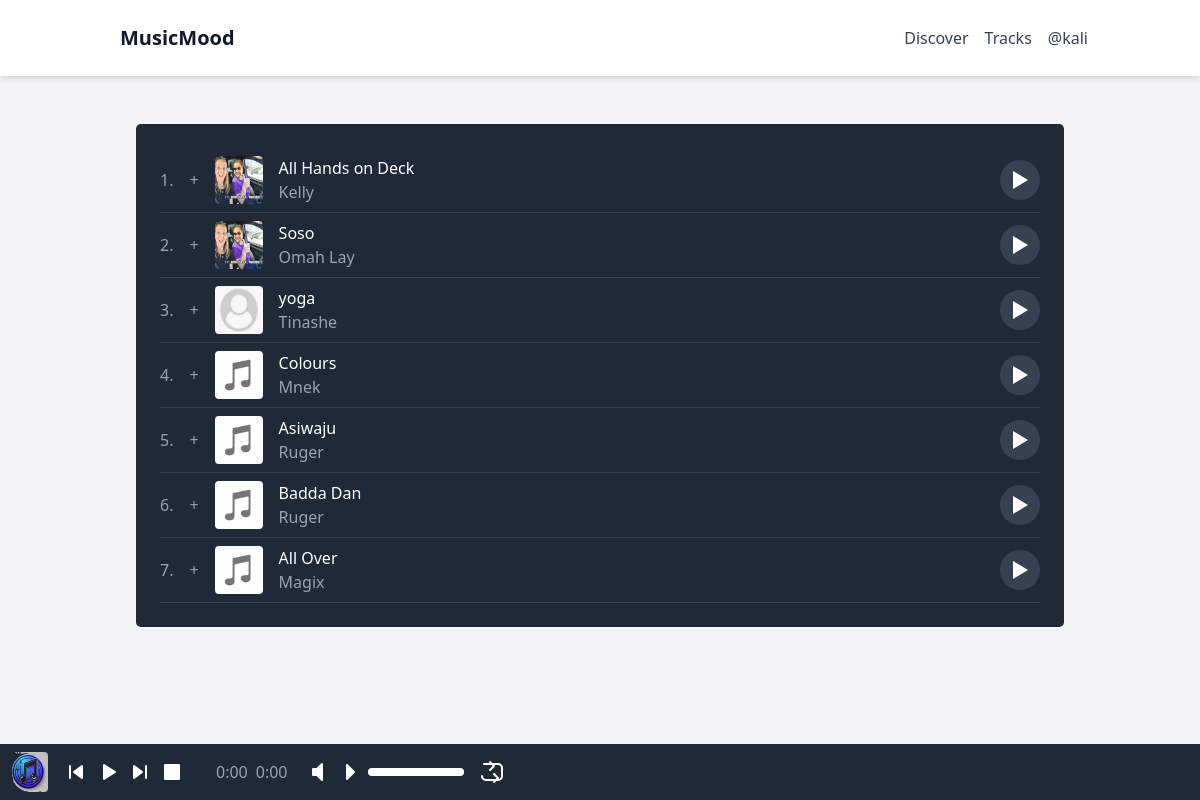
The app's page /song/song_list (signed in), older data.
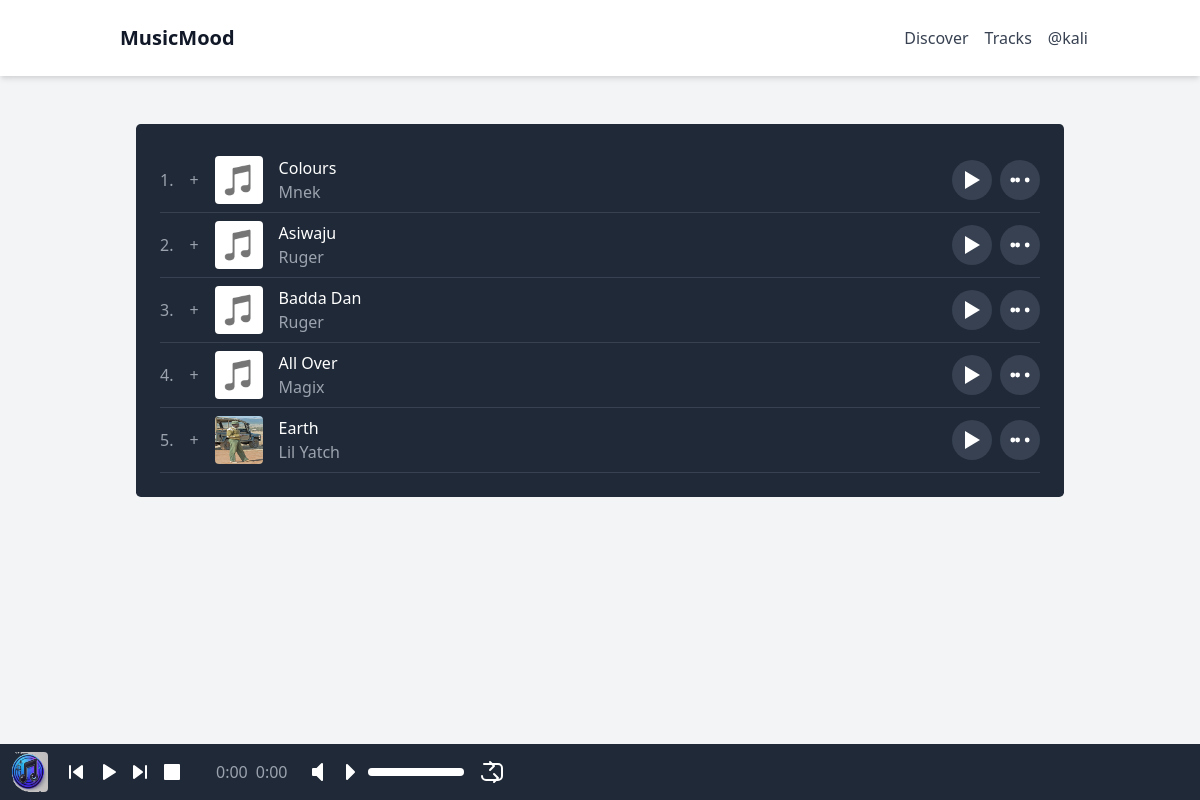
The same page, newer data.
### app/models.py (models this page shows, shortened)
class Users(db.Model, UserMixin):
    id = db.Column(db.String(36), primary_key=True, default=lambda: str(uuid.uuid4()))
    username = db.Column(db.String(20), nullable=False, unique=True)
    name = db.Column(db.String(200), nullable=False)
    email = db.Column(db.String(120), nullable=False, unique=True)
    favorite_color = db.Column(db.String(120))
    date_added = db.Column(db.DateTime, nullable=False, default=datetime.utcnow)
    profile_pic = db.Column(db.String(255), nullable=True)
    is_admin = db.Column(db.Boolean, default=False)
    is_creater = db.Column(db.Boolean, default=False)
    playlists = db.relationship('Playlist', back_populates='user', cascade='all, delete-orphan')
    password_hash = db.Column(db.String(256))

class Song(db.Model):
    id = db.Column(db.String(36), primary_key=True, default=lambda: str(uuid.uuid4()))
    title = db.Column(db.String(100), nullable=False)
    artist = db.Column(db.String(100), nullable=False)
    album = db.Column(db.String(100), nullable=True)
    genre = db.Column(db.String(50), nullable=True)
    release_date = db.Column(db.Date, nullable=True)
    date_added = db.Column(db.DateTime, nullable=False, default=datetime.utcnow)
    song_file = db.Column(db.String(255), nullable=False)
    song_profile = db.Column(db.String(255), nullable=True)

### app/routes.py (the view)
@main.route('/song/song_list')
@login_required
def songs():
    songs = Song.query.all()
    return render_template('songs.html', songs=songs)

### app/__init__.py (called while the page is built)
def create_app():
    app = Flask(__name__)
    app.config.from_object(Config)
    db.init_app(app)
    migrate = Migrate(app, db)
    from .routes import main
    from .auth import auth  # Import the auth Blueprint
    app.register_blueprint(main)
    app.register_blueprint(auth, url_prefix='/auth')  # Register the auth Blueprint with a URL prefix
    login_manager = LoginManager()
    login_manager.init_app(app)
    login_manager.login_view = 'auth.login'
    @login_manager.user_loader
    def load_user(user_id):
        return Users.query.get(str(user_id))
    @app.errorhandler(404)
    def page_not_found(e):
        return render_template('404.html'), 404
    return app

### app/templates/songs.html (shortened to what this page needs)
{% extends 'base.html' %}
{% block content %}
<main class="p-4">
    <div class="song-list bg-gray-800 p-4 rounded-lg">
        {% for song in songs %}
        <div class="song-item flex items-center justify-between py-2 border-b border-gray-700">
            <div class="flex items-center space-x-4">
                <span class="text-gray-400">{{ loop.index }}.</span>
                <button class="text-gray-400">+</button>
                <img src="{{ url_for('static', filename=song.song_profile if song.song_profile else 'img/default.png') }}" alt="Song Cover" class="w-12 h-12 rounded">
                <div>
                    <p class="text-white">{{ song.title }}</p>
                    <p class="text-gray-400">{{ song.artist }}</p>
                </div>
            </div>
            <div class="flex items-center space-x-2 relative">
                <button class="text-white bg-gray-700 hover:bg-gray-600 rounded-full p-2 play-button" data-url="{{ url_for('static', filename=song.song_file) }}" data-title="{{ song.title }}" data-artist="{{ song.artist }}">
                    <svg xmlns="http://www.w3.org/2000/svg" class="h-6 w-6" fill="currentColor" viewBox="0 0 24 24">
                        <path d="M5 3v18l15-9-15-9z" />
                    </svg>
                </button>
                {% if current_user.is_admin %}
                <div class="relative inline-block text-left">
                    <button type="button" class="inline-flex justify-center w-full rounded-full bg-gray-700 text-white p-2 focus:outline-none" id="menu-button-{{ loop.index }}" aria-expanded="true" aria-haspopup="true">
                        <svg xmlns="http://www.w3.org/2000/svg" class="h-6 w-6" fill="currentColor" viewBox="0 0 20 20">
                            <path d="M6 10a2 2 0 104 0 2 2 0 00-4 0zm-2-2a2 2 0 110 4 2 2 0 010-4zm12 0a2 2 0 110 4 2 2 0 010-4z" />
                        </svg>
                    </button>
                </div>
                {% endif %}
            </div>
        </div>
        {% endfor %}
    </div>
</main>
{% endblock %}

### app/templates/base.html (shortened to what this page needs)
<!DOCTYPE html>
<html lang="en">
<head>
    <link href="https://stackpath.bootstrapcdn.com/bootstrap/4.5.2/css/bootstrap.min.css" rel="stylesheet">
    <link href="https://cdn.jsdelivr.net/npm/tailwindcss@2.2.19/dist/tailwind.min.css" rel="stylesheet">
</head>
<body class="bg-gray-100 text-gray-900 flex flex-col min-h-screen">
    <header class="bg-white shadow-md w-full">
        <div class="container mx-auto flex justify-between items-center p-4">
            <div class="logo flex items-center">
                <a href="{{ url_for('main.songs') }}" class="text-xl font-semibold ml-2">MusicMood</a>
            </div>
            <nav class="flex items-center space-x-4">
                <a href="{{ url_for('main.songs')}}" class="text-gray-700 hover:text-gray-900">Discover</a>
                <a href="{{ url_for('main.songs')}}" class="text-gray-700 hover:text-gray-900">Tracks</a>
                {% if current_user.is_authenticated %}
                    <a href="{{ url_for('auth.profile')}}" class="text-gray-700 hover:text-gray-900">@{{ current_user.username }}</a>
                {% endif %}
            </nav>
        </div>
    </header>
    <div id="content" class="flex-grow container mx-auto p-4">
        {% block content %}
        {% endblock %}
    </div>
    <footer class="fixed bottom-0 left-0 w-full bg-gray-800 p-2 flex items-center justify-between z-50">
        <div id="jp_container" class="jp-audio flex items-center w-full" role="application" aria-label="media player">
            <div class="flex items-center space-x-4">
                <div class="flex items-center space-x-4">
                    <img id="jp_cover" src="{{ url_for('static', filename='img/default.png') }}" alt="Cover Image" class="h-10 w-10 rounded">
                </div>
                <div class="jp-controls flex items-center space-x-2 mx-auto">
                    <button class="jp-previous text-white focus:outline-none" role="button" tabindex="0" aria-label="Previous">
                        <svg width="24" height="24" fill="none">
                            <path d="M10 12l8-6v12l-8-6Z" fill="currentColor" stroke="currentColor" stroke-width="2" stroke-linecap="round" stroke-linejoin="round" />
                            <path d="M6 6v12" stroke="currentColor" stroke-width="2" stroke-linecap="round" stroke-linejoin="round" />
                        </svg>
                    </button>
                    <button class="jp-play text-white focus:outline-none" role="button" tabindex="0" aria-label="Play">
                        <svg width="24" height="24" fill="none">
                            <path d="M8 5v14l11-7L8 5z" fill="currentColor" stroke="currentColor" stroke-width="2" stroke-linecap="round" stroke-linejoin="round" />
                        </svg>
                    </button>
                    <button class="jp-next text-white focus:outline-none" role="button" tabindex="0" aria-label="Next">
                        <svg width="24" height="24" fill="none">
                            <path d="M14 12L6 6v12l8-6Z" fill="currentColor" stroke="currentColor" stroke-width="2" stroke-linecap="round" stroke-linejoin="round" />
                            <path d="M18 6v12" stroke="currentColor" stroke-width="2" stroke-linecap="round" stroke-linejoin="round" />
                        </svg>
                    </button>
                    <button class="jp-stop text-white focus:outline-none" role="button" tabindex="0" aria-label="Stop">
                        <svg width="24" height="24" fill="none">
                            <rect x="5" y="5" width="14" height="14" fill="currentColor" stroke="currentColor" stroke-width="2" stroke-linecap="round" stroke-linejoin="round" />
                        </svg>
                    </button>
                </div>
                <div class="jp-time-holder flex items-center space-x-2 text-gray-400">
                    <div class="jp-current-time" role="timer" aria-label="time">0:00</div>
                    <div class="jp-duration" role="timer" aria-label="duration">0:00</div>
                </div>
                <div class="jp-volume-controls flex items-center space-x-2">
                    <button class="jp-mute text-white focus:outline-none" role="button" tabindex="0" aria-label="Mute">
                        <svg width="24" height="24" fill="none">
                            <path d="M9 9v6h4l5 5V4l-5 5H9z" fill="currentColor" stroke="currentColor" stroke-width="2" stroke-linecap="round" stroke-linejoin="round" />
                        </svg>
                    </button>
                    <button class="jp-volume-max text-white focus:outline-none" role="button" tabindex="0" aria-label="Max Volume">
                        <svg width="24" height="24" fill="none">
                            <path d="M11 5v14l7-7-7-7z" fill="currentColor" stroke="currentColor" stroke-width="2" stroke-linecap="round" stroke-linejoin="round" />
                        </svg>
                    </button>
                    <div class="jp-volume-bar bg-gray-600 rounded h-2 cursor-pointer w-24">
                        <div class="jp-volume-bar-value bg-white h-2 rounded"></div>
                    </div>
                </div>
                <div class="jp-toggles flex items-center space-x-2">
                    <button class="jp-repeat text-white focus:outline-none" role="button" tabindex="0" aria-label="Repeat">
                    </button>
                </div>
            </div>
        </div>
    </footer>
</body>
</html>

Row changes from the older to the newer data that the page shows:
removed Song: song_profile (picture), title "All Hands on Deck", artist "Kelly"
removed Song: song_profile (picture), title "Soso", artist "Omah Lay"
removed Song: song_profile (placeholder picture), title "yoga", artist "Tinashe"
changed Users "kali": is_admin False → True (drawn)
added Song: song_profile (picture), title "Earth", artist "Lil Yatch"
